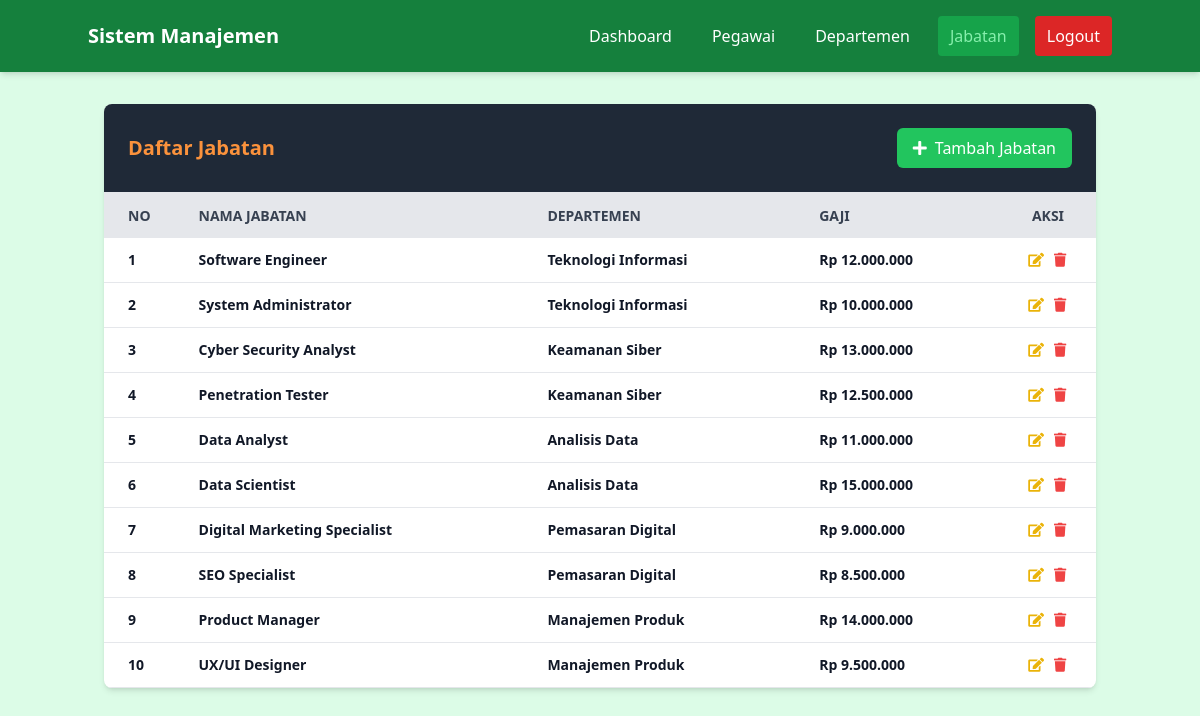
/pages/jabatan/index.php (signed in), run on the app's committed database.
### tables this page shows
CREATE TABLE `jabatan` (
  `id` int(11) NOT NULL,
  `nama_jabatan` varchar(100) NOT NULL,
  `id_departemen` int(11) DEFAULT NULL,
  `gaji` decimal(10,2) DEFAULT NULL
);

CREATE TABLE `departemen` (
  `id` int(11) NOT NULL,
  `nama_departemen` varchar(100) NOT NULL,
  `deskripsi` text DEFAULT NULL
);

### pages/jabatan/index.php (the view, shortened to what this page needs)
<?php
include '../../tampilan/navbar.php';
require_once '../../config/config.php';
$query = "SELECT jabatan.*, departemen.nama_departemen
          FROM jabatan
          LEFT JOIN departemen ON jabatan.id_departemen = departemen.id";
$result = mysqli_query($koneksi, $query);
?>
<div class="container mx-auto px-4 py-8">
    <div class="bg-white shadow-md rounded-lg overflow-hidden">
        <div class="flex justify-between items-center p-6  bg-gray-800 text-orange-400 border-b">
            <h3 class="text-xl font-semibold">Daftar Jabatan</h3>
            <a href="tambah.php" class="bg-green-500 text-white px-4 py-2 rounded-md hover:bg-green-600 transition duration-300 flex items-center">
                <i class="fas fa-plus mr-2"></i> Tambah Jabatan
            </a>
        </div>
        <div class="overflow-x-auto">
            <table class="w-full">
                <thead>
                <tr class="bg-gray-200 text-gray-700 uppercase text-sm leading-normal">
                        <th class="py-3 px-6 text-left w-16">No</th>
                        <th class="py-3 px-6 text-left">Nama Jabatan</th>
                        <th class="py-3 px-6 text-left">Departemen</th>
                        <th class="py-3 px-6 text-left">Gaji</th>
                        <th class="py-3 px-6 text-center w-24">Aksi</th>
                    </tr>
                </thead>
                <tbody class="text-gray-600 text-sm font-light">
                    <?php
                    $no = 1;
                    while($row = mysqli_fetch_assoc($result)):
                    ?>
                    <tr class="border-b border-gray-200 hover:bg-gray-100">
                        <td class="py-3 px-6 text-left whitespace-nowrap font-semibold text-gray-900">
                            <div class="flex items-center">
                                <?php echo $no++; ?>
                            </div>
                        </td>
                        <td class="py-3 px-6 text-left font-semibold text-gray-900">
                            <?php echo htmlspecialchars($row['nama_jabatan']); ?>
                        </td>
                        <td class="py-3 px-6 text-left font-semibold text-gray-900">
                            <?php echo htmlspecialchars($row['nama_departemen'] ?? 'Tidak Ada'); ?>
                        </td>
                        <td class="py-3 px-6 text-left font-semibold text-gray-900">
                            <?php echo 'Rp ' . number_format($row['gaji'], 0, ',', '.'); ?>
                        </td>
                        <td class="py-3 px-6 text-center">
                            <div class="flex item-center justify-center">
                                <a href="edit.php?id=<?php echo $row['id']; ?>"
                                   class="w-4 mr-2 transform text-yellow-500 hover:text-yellow-700 hover:scale-110">
                                    <i class="fas fa-edit"></i>
                                </a>
                                <a href="../../proses/jabatan/hapus.php?id=<?php echo $row['id']; ?>"
                                   class="w-4 transform text-red-500 hover:text-red-700 hover:scale-110"
                                   onclick="return confirm('Yakin ingin menghapus pegawai ini?')">
                                    <i class="fas fa-trash"></i>
                                </a>
                            </div>
                        </td>
                    </tr>
                    <?php endwhile; ?>
                </tbody>
            </table>
        </div>
    </div>
</div>
</body>
</html>

### tampilan/navbar.php (shortened to what this page needs)
<?php
$base_url = $_SERVER['REQUEST_SCHEME'] . '://' . $_SERVER['HTTP_HOST'] . '/semester5_PBD/kepegawaian/';
?>
<!DOCTYPE html>
<html lang="en">
<head>
    <script src="https://cdn.tailwindcss.com"></script>
    <link rel="stylesheet" href="https://cdnjs.cloudflare.com/ajax/libs/font-awesome/5.15.3/css/all.min.css">
</head>
<body class="bg-green-100">
<nav class="bg-green-700 text-white p-4 shadow-md">
    <div class="container mx-auto flex justify-between items-center">
        <div class="text-xl font-bold">
            <a href="<?php echo $base_url; ?>dashboard.php" class="hover:text-green-300 transition duration-300">
                Sistem Manajemen
            </a>
        </div>
        <div class="flex space-x-4">
            <a href="<?php echo $base_url; ?>dashboard.php" class="hover:bg-green-600 px-3 py-2 rounded transition duration-300
                <?php echo (basename($_SERVER['PHP_SELF']) == 'dashboard.php') ? 'bg-green-600 text-green-300' : ''; ?>">
                Dashboard
            </a>
            <a href="<?php echo $base_url; ?>pages/pegawai/index.php" class="hover:bg-green-600 px-3 py-2 rounded transition duration-300
                <?php echo (strpos($_SERVER['PHP_SELF'], 'pegawai') !== false) ? 'bg-green-600 text-green-300' : ''; ?>">
                Pegawai
            </a>
            <a href="<?php echo $base_url; ?>pages/departemen/index.php" class="hover:bg-green-600 px-3 py-2 rounded transition duration-300
                <?php echo (strpos($_SERVER['PHP_SELF'], 'departemen') !== false) ? 'bg-green-600 text-green-300' : ''; ?>">
                Departemen
            </a>
            <a href="<?php echo $base_url; ?>pages/jabatan/index.php" class="hover:bg-green-600 px-3 py-2 rounded transition duration-300
                <?php echo (strpos($_SERVER['PHP_SELF'], 'jabatan') !== false) ? 'bg-green-600 text-green-300' : ''; ?>">
                Jabatan
            </a>
            <a href="<?php echo $base_url; ?>logout.php" class="bg-red-600 px-3 py-2 rounded transition duration-300">
                Logout
            </a>
        </div>
    </div>
</nav>

### data on the page
jabatan: nama_jabatan "Software Engineer", id_departemen.nama_departemen "Teknologi Informasi", gaji "12.000.000"
jabatan: nama_jabatan "System Administrator", id_departemen.nama_departemen "Teknologi Informasi", gaji "10.000.000"
jabatan: nama_jabatan "Cyber Security Analyst", id_departemen.nama_departemen "Keamanan Siber", gaji "13.000.000"
jabatan: nama_jabatan "Penetration Tester", id_departemen.nama_departemen "Keamanan Siber", gaji "12.500.000"
jabatan: nama_jabatan "Data Analyst", id_departemen.nama_departemen "Analisis Data", gaji "11.000.000"
jabatan: nama_jabatan "Data Scientist", id_departemen.nama_departemen "Analisis Data", gaji "15.000.000"
jabatan: nama_jabatan "Digital Marketing Specialist", id_departemen.nama_departemen "Pemasaran Digital", gaji "9.000.000"
jabatan: nama_jabatan "SEO Specialist", id_departemen.nama_departemen "Pemasaran Digital", gaji "8.500.000"
jabatan: nama_jabatan "Product Manager", id_departemen.nama_departemen "Manajemen Produk", gaji "14.000.000"
jabatan: nama_jabatan "UX/UI Designer", id_departemen.nama_departemen "Manajemen Produk", gaji "9.500.000"
